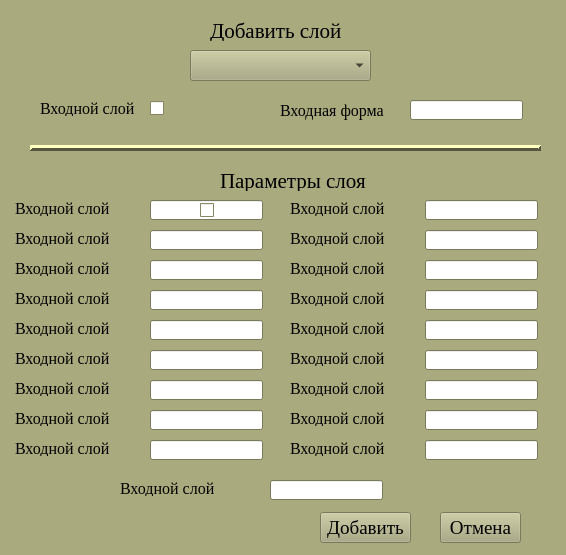
<?xml version="1.0" encoding="UTF-8"?>
<ui version="4.0">
 <class>MainWindow</class>
 <widget class="QMainWindow" name="MainWindow">
  <property name="geometry">
   <rect>
    <x>0</x>
    <y>0</y>
    <width>566</width>
    <height>555</height>
   </rect>
  </property>
  <property name="palette">
   <palette>
    <active>
     <colorrole role="WindowText">
      <brush brushstyle="SolidPattern">
       <color alpha="255">
        <red>0</red>
        <green>0</green>
        <blue>0</blue>
       </color>
      </brush>
     </colorrole>
     <colorrole role="Button">
      <brush brushstyle="SolidPattern">
       <color alpha="255">
        <red>170</red>
        <green>170</green>
        <blue>127</blue>
       </color>
      </brush>
     </colorrole>
     <colorrole role="Light">
      <brush brushstyle="SolidPattern">
       <color alpha="255">
        <red>255</red>
        <green>255</green>
        <blue>191</blue>
       </color>
      </brush>
     </colorrole>
     <colorrole role="Midlight">
      <brush brushstyle="SolidPattern">
       <color alpha="255">
        <red>212</red>
        <green>212</green>
        <blue>159</blue>
       </color>
      </brush>
     </colorrole>
     <colorrole role="Dark">
      <brush brushstyle="SolidPattern">
       <color alpha="255">
        <red>85</red>
        <green>85</green>
        <blue>64</blue>
       </color>
      </brush>
     </colorrole>
     <colorrole role="Mid">
      <brush brushstyle="SolidPattern">
       <color alpha="255">
        <red>113</red>
        <green>113</green>
        <blue>85</blue>
       </color>
      </brush>
     </colorrole>
     <colorrole role="Text">
      <brush brushstyle="SolidPattern">
       <color alpha="255">
        <red>0</red>
        <green>0</green>
        <blue>0</blue>
       </color>
      </brush>
     </colorrole>
     <colorrole role="BrightText">
      <brush brushstyle="SolidPattern">
       <color alpha="255">
        <red>255</red>
        <green>255</green>
        <blue>255</blue>
       </color>
      </brush>
     </colorrole>
     <colorrole role="ButtonText">
      <brush brushstyle="SolidPattern">
       <color alpha="255">
        <red>0</red>
        <green>0</green>
        <blue>0</blue>
       </color>
      </brush>
     </colorrole>
     <colorrole role="Base">
      <brush brushstyle="SolidPattern">
       <color alpha="255">
        <red>255</red>
        <green>255</green>
        <blue>255</blue>
       </color>
      </brush>
     </colorrole>
     <colorrole role="Window">
      <brush brushstyle="SolidPattern">
       <color alpha="255">
        <red>170</red>
        <green>170</green>
        <blue>127</blue>
       </color>
      </brush>
     </colorrole>
     <colorrole role="Shadow">
      <brush brushstyle="SolidPattern">
       <color alpha="255">
        <red>0</red>
        <green>0</green>
        <blue>0</blue>
       </color>
      </brush>
     </colorrole>
     <colorrole role="AlternateBase">
      <brush brushstyle="SolidPattern">
       <color alpha="255">
        <red>212</red>
        <green>212</green>
        <blue>191</blue>
       </color>
      </brush>
     </colorrole>
     <colorrole role="ToolTipBase">
      <brush brushstyle="SolidPattern">
       <color alpha="255">
        <red>255</red>
        <green>255</green>
        <blue>220</blue>
       </color>
      </brush>
     </colorrole>
     <colorrole role="ToolTipText">
      <brush brushstyle="SolidPattern">
       <color alpha="255">
        <red>0</red>
        <green>0</green>
        <blue>0</blue>
       </color>
      </brush>
     </colorrole>
     <colorrole role="PlaceholderText">
      <brush brushstyle="SolidPattern">
       <color alpha="128">
        <red>0</red>
        <green>0</green>
        <blue>0</blue>
       </color>
      </brush>
     </colorrole>
    </active>
    <inactive>
     <colorrole role="WindowText">
      <brush brushstyle="SolidPattern">
       <color alpha="255">
        <red>0</red>
        <green>0</green>
        <blue>0</blue>
       </color>
      </brush>
     </colorrole>
     <colorrole role="Button">
      <brush brushstyle="SolidPattern">
       <color alpha="255">
        <red>170</red>
        <green>170</green>
        <blue>127</blue>
       </color>
      </brush>
     </colorrole>
     <colorrole role="Light">
      <brush brushstyle="SolidPattern">
       <color alpha="255">
        <red>255</red>
        <green>255</green>
        <blue>191</blue>
       </color>
      </brush>
     </colorrole>
     <colorrole role="Midlight">
      <brush brushstyle="SolidPattern">
       <color alpha="255">
        <red>212</red>
        <green>212</green>
        <blue>159</blue>
       </color>
      </brush>
     </colorrole>
     <colorrole role="Dark">
      <brush brushstyle="SolidPattern">
       <color alpha="255">
        <red>85</red>
        <green>85</green>
        <blue>64</blue>
       </color>
      </brush>
     </colorrole>
     <colorrole role="Mid">
      <brush brushstyle="SolidPattern">
       <color alpha="255">
        <red>113</red>
        <green>113</green>
        <blue>85</blue>
       </color>
      </brush>
     </colorrole>
     <colorrole role="Text">
      <brush brushstyle="SolidPattern">
       <color alpha="255">
        <red>0</red>
        <green>0</green>
        <blue>0</blue>
       </color>
      </brush>
     </colorrole>
     <colorrole role="BrightText">
      <brush brushstyle="SolidPattern">
       <color alpha="255">
        <red>255</red>
        <green>255</green>
        <blue>255</blue>
       </color>
      </brush>
     </colorrole>
     <colorrole role="ButtonText">
      <brush brushstyle="SolidPattern">
       <color alpha="255">
        <red>0</red>
        <green>0</green>
        <blue>0</blue>
       </color>
      </brush>
     </colorrole>
     <colorrole role="Base">
      <brush brushstyle="SolidPattern">
       <color alpha="255">
        <red>255</red>
        <green>255</green>
        <blue>255</blue>
       </color>
      </brush>
     </colorrole>
     <colorrole role="Window">
      <brush brushstyle="SolidPattern">
       <color alpha="255">
        <red>170</red>
        <green>170</green>
        <blue>127</blue>
       </color>
      </brush>
     </colorrole>
     <colorrole role="Shadow">
      <brush brushstyle="SolidPattern">
       <color alpha="255">
        <red>0</red>
        <green>0</green>
        <blue>0</blue>
       </color>
      </brush>
     </colorrole>
     <colorrole role="AlternateBase">
      <brush brushstyle="SolidPattern">
       <color alpha="255">
        <red>212</red>
        <green>212</green>
        <blue>191</blue>
       </color>
      </brush>
     </colorrole>
     <colorrole role="ToolTipBase">
      <brush brushstyle="SolidPattern">
       <color alpha="255">
        <red>255</red>
        <green>255</green>
        <blue>220</blue>
       </color>
      </brush>
     </colorrole>
     <colorrole role="ToolTipText">
      <brush brushstyle="SolidPattern">
       <color alpha="255">
        <red>0</red>
        <green>0</green>
        <blue>0</blue>
       </color>
      </brush>
     </colorrole>
     <colorrole role="PlaceholderText">
      <brush brushstyle="SolidPattern">
       <color alpha="128">
        <red>0</red>
        <green>0</green>
        <blue>0</blue>
       </color>
      </brush>
     </colorrole>
    </inactive>
    <disabled>
     <colorrole role="WindowText">
      <brush brushstyle="SolidPattern">
       <color alpha="255">
        <red>85</red>
        <green>85</green>
        <blue>64</blue>
       </color>
      </brush>
     </colorrole>
     <colorrole role="Button">
      <brush brushstyle="SolidPattern">
       <color alpha="255">
        <red>170</red>
        <green>170</green>
        <blue>127</blue>
       </color>
      </brush>
     </colorrole>
     <colorrole role="Light">
      <brush brushstyle="SolidPattern">
       <color alpha="255">
        <red>255</red>
        <green>255</green>
        <blue>191</blue>
       </color>
      </brush>
     </colorrole>
     <colorrole role="Midlight">
      <brush brushstyle="SolidPattern">
       <color alpha="255">
        <red>212</red>
        <green>212</green>
        <blue>159</blue>
       </color>
      </brush>
     </colorrole>
     <colorrole role="Dark">
      <brush brushstyle="SolidPattern">
       <color alpha="255">
        <red>85</red>
        <green>85</green>
        <blue>64</blue>
       </color>
      </brush>
     </colorrole>
     <colorrole role="Mid">
      <brush brushstyle="SolidPattern">
       <color alpha="255">
        <red>113</red>
        <green>113</green>
        <blue>85</blue>
       </color>
      </brush>
     </colorrole>
     <colorrole role="Text">
      <brush brushstyle="SolidPattern">
       <color alpha="255">
        <red>85</red>
        <green>85</green>
        <blue>64</blue>
       </color>
      </brush>
     </colorrole>
     <colorrole role="BrightText">
      <brush brushstyle="SolidPattern">
       <color alpha="255">
        <red>255</red>
        <green>255</green>
        <blue>255</blue>
       </color>
      </brush>
     </colorrole>
     <colorrole role="ButtonText">
      <brush brushstyle="SolidPattern">
       <color alpha="255">
        <red>85</red>
        <green>85</green>
        <blue>64</blue>
       </color>
      </brush>
     </colorrole>
     <colorrole role="Base">
      <brush brushstyle="SolidPattern">
       <color alpha="255">
        <red>170</red>
        <green>170</green>
        <blue>127</blue>
       </color>
      </brush>
     </colorrole>
     <colorrole role="Window">
      <brush brushstyle="SolidPattern">
       <color alpha="255">
        <red>170</red>
        <green>170</green>
        <blue>127</blue>
       </color>
      </brush>
     </colorrole>
     <colorrole role="Shadow">
      <brush brushstyle="SolidPattern">
       <color alpha="255">
        <red>0</red>
        <green>0</green>
        <blue>0</blue>
       </color>
      </brush>
     </colorrole>
     <colorrole role="AlternateBase">
      <brush brushstyle="SolidPattern">
       <color alpha="255">
        <red>170</red>
        <green>170</green>
        <blue>127</blue>
       </color>
      </brush>
     </colorrole>
     <colorrole role="ToolTipBase">
      <brush brushstyle="SolidPattern">
       <color alpha="255">
        <red>255</red>
        <green>255</green>
        <blue>220</blue>
       </color>
      </brush>
     </colorrole>
     <colorrole role="ToolTipText">
      <brush brushstyle="SolidPattern">
       <color alpha="255">
        <red>0</red>
        <green>0</green>
        <blue>0</blue>
       </color>
      </brush>
     </colorrole>
     <colorrole role="PlaceholderText">
      <brush brushstyle="SolidPattern">
       <color alpha="128">
        <red>0</red>
        <green>0</green>
        <blue>0</blue>
       </color>
      </brush>
     </colorrole>
    </disabled>
   </palette>
  </property>
  <property name="windowTitle">
   <string>MainWindow</string>
  </property>
  <widget class="QWidget" name="centralwidget">
   <widget class="QLabel" name="label">
    <property name="geometry">
     <rect>
      <x>210</x>
      <y>20</y>
      <width>151</width>
      <height>21</height>
     </rect>
    </property>
    <property name="font">
     <font>
      <family>Times New Roman</family>
      <pointsize>16</pointsize>
      <weight>50</weight>
      <bold>false</bold>
     </font>
    </property>
    <property name="text">
     <string>Добавить слой</string>
    </property>
   </widget>
   <widget class="QComboBox" name="list">
    <property name="geometry">
     <rect>
      <x>190</x>
      <y>50</y>
      <width>181</width>
      <height>31</height>
     </rect>
    </property>
    <property name="font">
     <font>
      <family>Times New Roman</family>
      <pointsize>14</pointsize>
      <weight>50</weight>
      <bold>false</bold>
     </font>
    </property>
   </widget>
   <widget class="QCheckBox" name="checkIsInput">
    <property name="geometry">
     <rect>
      <x>150</x>
      <y>100</y>
      <width>21</width>
      <height>17</height>
     </rect>
    </property>
    <property name="font">
     <font>
      <family>Times New Roman</family>
      <pointsize>12</pointsize>
      <weight>50</weight>
      <bold>false</bold>
     </font>
    </property>
    <property name="text">
     <string/>
    </property>
   </widget>
   <widget class="QLabel" name="label_2">
    <property name="geometry">
     <rect>
      <x>40</x>
      <y>100</y>
      <width>101</width>
      <height>16</height>
     </rect>
    </property>
    <property name="font">
     <font>
      <family>Times New Roman</family>
      <pointsize>12</pointsize>
      <weight>50</weight>
      <bold>false</bold>
     </font>
    </property>
    <property name="text">
     <string>Входной слой</string>
    </property>
   </widget>
   <widget class="QLabel" name="label_3">
    <property name="geometry">
     <rect>
      <x>280</x>
      <y>100</y>
      <width>111</width>
      <height>21</height>
     </rect>
    </property>
    <property name="font">
     <font>
      <family>Times New Roman</family>
      <pointsize>12</pointsize>
      <weight>50</weight>
      <bold>false</bold>
     </font>
    </property>
    <property name="text">
     <string>Входная форма</string>
    </property>
   </widget>
   <widget class="Line" name="line">
    <property name="geometry">
     <rect>
      <x>30</x>
      <y>140</y>
      <width>511</width>
      <height>16</height>
     </rect>
    </property>
    <property name="font">
     <font>
      <family>Times New Roman</family>
      <pointsize>12</pointsize>
      <weight>50</weight>
      <bold>false</bold>
     </font>
    </property>
    <property name="frameShadow">
     <enum>QFrame::Raised</enum>
    </property>
    <property name="lineWidth">
     <number>3</number>
    </property>
    <property name="orientation">
     <enum>Qt::Horizontal</enum>
    </property>
   </widget>
   <widget class="QLineEdit" name="inputShape">
    <property name="geometry">
     <rect>
      <x>410</x>
      <y>100</y>
      <width>113</width>
      <height>20</height>
     </rect>
    </property>
    <property name="font">
     <font>
      <family>Times New Roman</family>
      <pointsize>12</pointsize>
      <weight>50</weight>
      <bold>false</bold>
     </font>
    </property>
   </widget>
   <widget class="QLabel" name="label_4">
    <property name="geometry">
     <rect>
      <x>220</x>
      <y>170</y>
      <width>151</width>
      <height>21</height>
     </rect>
    </property>
    <property name="font">
     <font>
      <family>Times New Roman</family>
      <pointsize>16</pointsize>
      <weight>50</weight>
      <bold>false</bold>
     </font>
    </property>
    <property name="text">
     <string>Параметры слоя</string>
    </property>
   </widget>
   <widget class="QPushButton" name="addButton">
    <property name="geometry">
     <rect>
      <x>320</x>
      <y>512</y>
      <width>91</width>
      <height>31</height>
     </rect>
    </property>
    <property name="font">
     <font>
      <family>Times New Roman</family>
      <pointsize>14</pointsize>
     </font>
    </property>
    <property name="text">
     <string>Добавить</string>
    </property>
   </widget>
   <widget class="QPushButton" name="closeButton">
    <property name="geometry">
     <rect>
      <x>440</x>
      <y>512</y>
      <width>81</width>
      <height>31</height>
     </rect>
    </property>
    <property name="font">
     <font>
      <family>Times New Roman</family>
      <pointsize>14</pointsize>
     </font>
    </property>
    <property name="text">
     <string>Отмена</string>
    </property>
   </widget>
   <widget class="QLabel" name="par1_label">
    <property name="geometry">
     <rect>
      <x>15</x>
      <y>200</y>
      <width>131</width>
      <height>16</height>
     </rect>
    </property>
    <property name="font">
     <font>
      <family>Times New Roman</family>
      <pointsize>12</pointsize>
      <weight>50</weight>
      <bold>false</bold>
     </font>
    </property>
    <property name="text">
     <string>Входной слой</string>
    </property>
   </widget>
   <widget class="QLabel" name="par5_label">
    <property name="geometry">
     <rect>
      <x>15</x>
      <y>260</y>
      <width>131</width>
      <height>16</height>
     </rect>
    </property>
    <property name="font">
     <font>
      <family>Times New Roman</family>
      <pointsize>12</pointsize>
      <weight>50</weight>
      <bold>false</bold>
     </font>
    </property>
    <property name="text">
     <string>Входной слой</string>
    </property>
   </widget>
   <widget class="QLabel" name="par3_label">
    <property name="geometry">
     <rect>
      <x>15</x>
      <y>230</y>
      <width>131</width>
      <height>16</height>
     </rect>
    </property>
    <property name="font">
     <font>
      <family>Times New Roman</family>
      <pointsize>12</pointsize>
      <weight>50</weight>
      <bold>false</bold>
     </font>
    </property>
    <property name="text">
     <string>Входной слой</string>
    </property>
   </widget>
   <widget class="QLabel" name="par7_label">
    <property name="geometry">
     <rect>
      <x>15</x>
      <y>290</y>
      <width>131</width>
      <height>16</height>
     </rect>
    </property>
    <property name="font">
     <font>
      <family>Times New Roman</family>
      <pointsize>12</pointsize>
      <weight>50</weight>
      <bold>false</bold>
     </font>
    </property>
    <property name="text">
     <string>Входной слой</string>
    </property>
   </widget>
   <widget class="QLabel" name="par11_label">
    <property name="geometry">
     <rect>
      <x>15</x>
      <y>350</y>
      <width>131</width>
      <height>16</height>
     </rect>
    </property>
    <property name="font">
     <font>
      <family>Times New Roman</family>
      <pointsize>12</pointsize>
      <weight>50</weight>
      <bold>false</bold>
     </font>
    </property>
    <property name="text">
     <string>Входной слой</string>
    </property>
   </widget>
   <widget class="QLabel" name="par9_label">
    <property name="geometry">
     <rect>
      <x>15</x>
      <y>320</y>
      <width>131</width>
      <height>16</height>
     </rect>
    </property>
    <property name="font">
     <font>
      <family>Times New Roman</family>
      <pointsize>12</pointsize>
      <weight>50</weight>
      <bold>false</bold>
     </font>
    </property>
    <property name="text">
     <string>Входной слой</string>
    </property>
   </widget>
   <widget class="QLabel" name="par13_label">
    <property name="geometry">
     <rect>
      <x>15</x>
      <y>380</y>
      <width>131</width>
      <height>16</height>
     </rect>
    </property>
    <property name="font">
     <font>
      <family>Times New Roman</family>
      <pointsize>12</pointsize>
      <weight>50</weight>
      <bold>false</bold>
     </font>
    </property>
    <property name="text">
     <string>Входной слой</string>
    </property>
   </widget>
   <widget class="QLabel" name="par15_label">
    <property name="geometry">
     <rect>
      <x>15</x>
      <y>410</y>
      <width>131</width>
      <height>16</height>
     </rect>
    </property>
    <property name="font">
     <font>
      <family>Times New Roman</family>
      <pointsize>12</pointsize>
      <weight>50</weight>
      <bold>false</bold>
     </font>
    </property>
    <property name="text">
     <string>Входной слой</string>
    </property>
   </widget>
   <widget class="QLabel" name="par17_label">
    <property name="geometry">
     <rect>
      <x>15</x>
      <y>440</y>
      <width>131</width>
      <height>16</height>
     </rect>
    </property>
    <property name="font">
     <font>
      <family>Times New Roman</family>
      <pointsize>12</pointsize>
      <weight>50</weight>
      <bold>false</bold>
     </font>
    </property>
    <property name="text">
     <string>Входной слой</string>
    </property>
   </widget>
   <widget class="QLabel" name="par8_label">
    <property name="geometry">
     <rect>
      <x>290</x>
      <y>290</y>
      <width>131</width>
      <height>16</height>
     </rect>
    </property>
    <property name="font">
     <font>
      <family>Times New Roman</family>
      <pointsize>12</pointsize>
      <weight>50</weight>
      <bold>false</bold>
     </font>
    </property>
    <property name="text">
     <string>Входной слой</string>
    </property>
   </widget>
   <widget class="QLabel" name="par4_label">
    <property name="geometry">
     <rect>
      <x>290</x>
      <y>230</y>
      <width>131</width>
      <height>16</height>
     </rect>
    </property>
    <property name="font">
     <font>
      <family>Times New Roman</family>
      <pointsize>12</pointsize>
      <weight>50</weight>
      <bold>false</bold>
     </font>
    </property>
    <property name="text">
     <string>Входной слой</string>
    </property>
   </widget>
   <widget class="QLabel" name="par2_label">
    <property name="geometry">
     <rect>
      <x>290</x>
      <y>200</y>
      <width>131</width>
      <height>16</height>
     </rect>
    </property>
    <property name="font">
     <font>
      <family>Times New Roman</family>
      <pointsize>12</pointsize>
      <weight>50</weight>
      <bold>false</bold>
     </font>
    </property>
    <property name="text">
     <string>Входной слой</string>
    </property>
   </widget>
   <widget class="QLabel" name="par19_label">
    <property name="geometry">
     <rect>
      <x>120</x>
      <y>480</y>
      <width>141</width>
      <height>16</height>
     </rect>
    </property>
    <property name="font">
     <font>
      <family>Times New Roman</family>
      <pointsize>12</pointsize>
      <weight>50</weight>
      <bold>false</bold>
     </font>
    </property>
    <property name="text">
     <string>Входной слой</string>
    </property>
   </widget>
   <widget class="QLabel" name="par18_label">
    <property name="geometry">
     <rect>
      <x>290</x>
      <y>440</y>
      <width>131</width>
      <height>16</height>
     </rect>
    </property>
    <property name="font">
     <font>
      <family>Times New Roman</family>
      <pointsize>12</pointsize>
      <weight>50</weight>
      <bold>false</bold>
     </font>
    </property>
    <property name="text">
     <string>Входной слой</string>
    </property>
   </widget>
   <widget class="QLabel" name="par16_label">
    <property name="geometry">
     <rect>
      <x>290</x>
      <y>410</y>
      <width>131</width>
      <height>16</height>
     </rect>
    </property>
    <property name="font">
     <font>
      <family>Times New Roman</family>
      <pointsize>12</pointsize>
      <weight>50</weight>
      <bold>false</bold>
     </font>
    </property>
    <property name="text">
     <string>Входной слой</string>
    </property>
   </widget>
   <widget class="QLabel" name="par14_label">
    <property name="geometry">
     <rect>
      <x>290</x>
      <y>380</y>
      <width>131</width>
      <height>16</height>
     </rect>
    </property>
    <property name="font">
     <font>
      <family>Times New Roman</family>
      <pointsize>12</pointsize>
      <weight>50</weight>
      <bold>false</bold>
     </font>
    </property>
    <property name="text">
     <string>Входной слой</string>
    </property>
   </widget>
   <widget class="QLabel" name="par12_label">
    <property name="geometry">
     <rect>
      <x>290</x>
      <y>350</y>
      <width>131</width>
      <height>16</height>
     </rect>
    </property>
    <property name="font">
     <font>
      <family>Times New Roman</family>
      <pointsize>12</pointsize>
      <weight>50</weight>
      <bold>false</bold>
     </font>
    </property>
    <property name="text">
     <string>Входной слой</string>
    </property>
   </widget>
   <widget class="QLabel" name="par10_label">
    <property name="geometry">
     <rect>
      <x>290</x>
      <y>320</y>
      <width>131</width>
      <height>16</height>
     </rect>
    </property>
    <property name="font">
     <font>
      <family>Times New Roman</family>
      <pointsize>12</pointsize>
      <weight>50</weight>
      <bold>false</bold>
     </font>
    </property>
    <property name="text">
     <string>Входной слой</string>
    </property>
   </widget>
   <widget class="QLabel" name="par6_label">
    <property name="geometry">
     <rect>
      <x>290</x>
      <y>260</y>
      <width>131</width>
      <height>16</height>
     </rect>
    </property>
    <property name="font">
     <font>
      <family>Times New Roman</family>
      <pointsize>12</pointsize>
      <weight>50</weight>
      <bold>false</bold>
     </font>
    </property>
    <property name="text">
     <string>Входной слой</string>
    </property>
   </widget>
   <widget class="QLineEdit" name="par1">
    <property name="geometry">
     <rect>
      <x>150</x>
      <y>200</y>
      <width>113</width>
      <height>20</height>
     </rect>
    </property>
    <property name="font">
     <font>
      <family>Times New Roman</family>
      <pointsize>12</pointsize>
      <weight>50</weight>
      <bold>false</bold>
     </font>
    </property>
   </widget>
   <widget class="QLineEdit" name="par5">
    <property name="geometry">
     <rect>
      <x>150</x>
      <y>260</y>
      <width>113</width>
      <height>20</height>
     </rect>
    </property>
    <property name="font">
     <font>
      <family>Times New Roman</family>
      <pointsize>12</pointsize>
      <weight>50</weight>
      <bold>false</bold>
     </font>
    </property>
   </widget>
   <widget class="QLineEdit" name="par3">
    <property name="geometry">
     <rect>
      <x>150</x>
      <y>230</y>
      <width>113</width>
      <height>20</height>
     </rect>
    </property>
    <property name="font">
     <font>
      <family>Times New Roman</family>
      <pointsize>12</pointsize>
      <weight>50</weight>
      <bold>false</bold>
     </font>
    </property>
   </widget>
   <widget class="QLineEdit" name="par7">
    <property name="geometry">
     <rect>
      <x>150</x>
      <y>290</y>
      <width>113</width>
      <height>20</height>
     </rect>
    </property>
    <property name="font">
     <font>
      <family>Times New Roman</family>
      <pointsize>12</pointsize>
      <weight>50</weight>
      <bold>false</bold>
     </font>
    </property>
   </widget>
   <widget class="QLineEdit" name="par16">
    <property name="geometry">
     <rect>
      <x>425</x>
      <y>410</y>
      <width>113</width>
      <height>20</height>
     </rect>
    </property>
    <property name="font">
     <font>
      <family>Times New Roman</family>
      <pointsize>12</pointsize>
      <weight>50</weight>
      <bold>false</bold>
     </font>
    </property>
   </widget>
   <widget class="QLineEdit" name="par14">
    <property name="geometry">
     <rect>
      <x>425</x>
      <y>380</y>
      <width>113</width>
      <height>20</height>
     </rect>
    </property>
    <property name="font">
     <font>
      <family>Times New Roman</family>
      <pointsize>12</pointsize>
      <weight>50</weight>
      <bold>false</bold>
     </font>
    </property>
   </widget>
   <widget class="QLineEdit" name="par12">
    <property name="geometry">
     <rect>
      <x>425</x>
      <y>350</y>
      <width>113</width>
      <height>20</height>
     </rect>
    </property>
    <property name="font">
     <font>
      <family>Times New Roman</family>
      <pointsize>12</pointsize>
      <weight>50</weight>
      <bold>false</bold>
     </font>
    </property>
   </widget>
   <widget class="QLineEdit" name="par10">
    <property name="geometry">
     <rect>
      <x>425</x>
      <y>320</y>
      <width>113</width>
      <height>20</height>
     </rect>
    </property>
    <property name="font">
     <font>
      <family>Times New Roman</family>
      <pointsize>12</pointsize>
      <weight>50</weight>
      <bold>false</bold>
     </font>
    </property>
   </widget>
   <widget class="QLineEdit" name="par8">
    <property name="geometry">
     <rect>
      <x>425</x>
      <y>290</y>
      <width>113</width>
      <height>20</height>
     </rect>
    </property>
    <property name="font">
     <font>
      <family>Times New Roman</family>
      <pointsize>12</pointsize>
      <weight>50</weight>
      <bold>false</bold>
     </font>
    </property>
   </widget>
   <widget class="QLineEdit" name="par6">
    <property name="geometry">
     <rect>
      <x>425</x>
      <y>260</y>
      <width>113</width>
      <height>20</height>
     </rect>
    </property>
    <property name="font">
     <font>
      <family>Times New Roman</family>
      <pointsize>12</pointsize>
      <weight>50</weight>
      <bold>false</bold>
     </font>
    </property>
   </widget>
   <widget class="QLineEdit" name="par4">
    <property name="geometry">
     <rect>
      <x>425</x>
      <y>230</y>
      <width>113</width>
      <height>20</height>
     </rect>
    </property>
    <property name="font">
     <font>
      <family>Times New Roman</family>
      <pointsize>12</pointsize>
      <weight>50</weight>
      <bold>false</bold>
     </font>
    </property>
   </widget>
   <widget class="QLineEdit" name="par2">
    <property name="geometry">
     <rect>
      <x>425</x>
      <y>200</y>
      <width>113</width>
      <height>20</height>
     </rect>
    </property>
    <property name="font">
     <font>
      <family>Times New Roman</family>
      <pointsize>12</pointsize>
      <weight>50</weight>
      <bold>false</bold>
     </font>
    </property>
   </widget>
   <widget class="QLineEdit" name="par17">
    <property name="geometry">
     <rect>
      <x>150</x>
      <y>440</y>
      <width>113</width>
      <height>20</height>
     </rect>
    </property>
    <property name="font">
     <font>
      <family>Times New Roman</family>
      <pointsize>12</pointsize>
      <weight>50</weight>
      <bold>false</bold>
     </font>
    </property>
   </widget>
   <widget class="QLineEdit" name="par15">
    <property name="geometry">
     <rect>
      <x>150</x>
      <y>410</y>
      <width>113</width>
      <height>20</height>
     </rect>
    </property>
    <property name="font">
     <font>
      <family>Times New Roman</family>
      <pointsize>12</pointsize>
      <weight>50</weight>
      <bold>false</bold>
     </font>
    </property>
   </widget>
   <widget class="QLineEdit" name="par13">
    <property name="geometry">
     <rect>
      <x>150</x>
      <y>380</y>
      <width>113</width>
      <height>20</height>
     </rect>
    </property>
    <property name="font">
     <font>
      <family>Times New Roman</family>
      <pointsize>12</pointsize>
      <weight>50</weight>
      <bold>false</bold>
     </font>
    </property>
   </widget>
   <widget class="QLineEdit" name="par11">
    <property name="geometry">
     <rect>
      <x>150</x>
      <y>350</y>
      <width>113</width>
      <height>20</height>
     </rect>
    </property>
    <property name="font">
     <font>
      <family>Times New Roman</family>
      <pointsize>12</pointsize>
      <weight>50</weight>
      <bold>false</bold>
     </font>
    </property>
   </widget>
   <widget class="QLineEdit" name="par9">
    <property name="geometry">
     <rect>
      <x>150</x>
      <y>320</y>
      <width>113</width>
      <height>20</height>
     </rect>
    </property>
    <property name="font">
     <font>
      <family>Times New Roman</family>
      <pointsize>12</pointsize>
      <weight>50</weight>
      <bold>false</bold>
     </font>
    </property>
   </widget>
   <widget class="QLineEdit" name="par19">
    <property name="geometry">
     <rect>
      <x>270</x>
      <y>480</y>
      <width>113</width>
      <height>20</height>
     </rect>
    </property>
    <property name="font">
     <font>
      <family>Times New Roman</family>
      <pointsize>12</pointsize>
      <weight>50</weight>
      <bold>false</bold>
     </font>
    </property>
   </widget>
   <widget class="QLineEdit" name="par18">
    <property name="geometry">
     <rect>
      <x>425</x>
      <y>440</y>
      <width>113</width>
      <height>20</height>
     </rect>
    </property>
    <property name="font">
     <font>
      <family>Times New Roman</family>
      <pointsize>12</pointsize>
      <weight>50</weight>
      <bold>false</bold>
     </font>
    </property>
   </widget>
   <widget class="QCheckBox" name="boolcheck1">
    <property name="geometry">
     <rect>
      <x>200</x>
      <y>202</y>
      <width>21</width>
      <height>17</height>
     </rect>
    </property>
    <property name="text">
     <string/>
    </property>
   </widget>
  </widget>
 </widget>
 <resources/>
 <connections/>
</ui>
